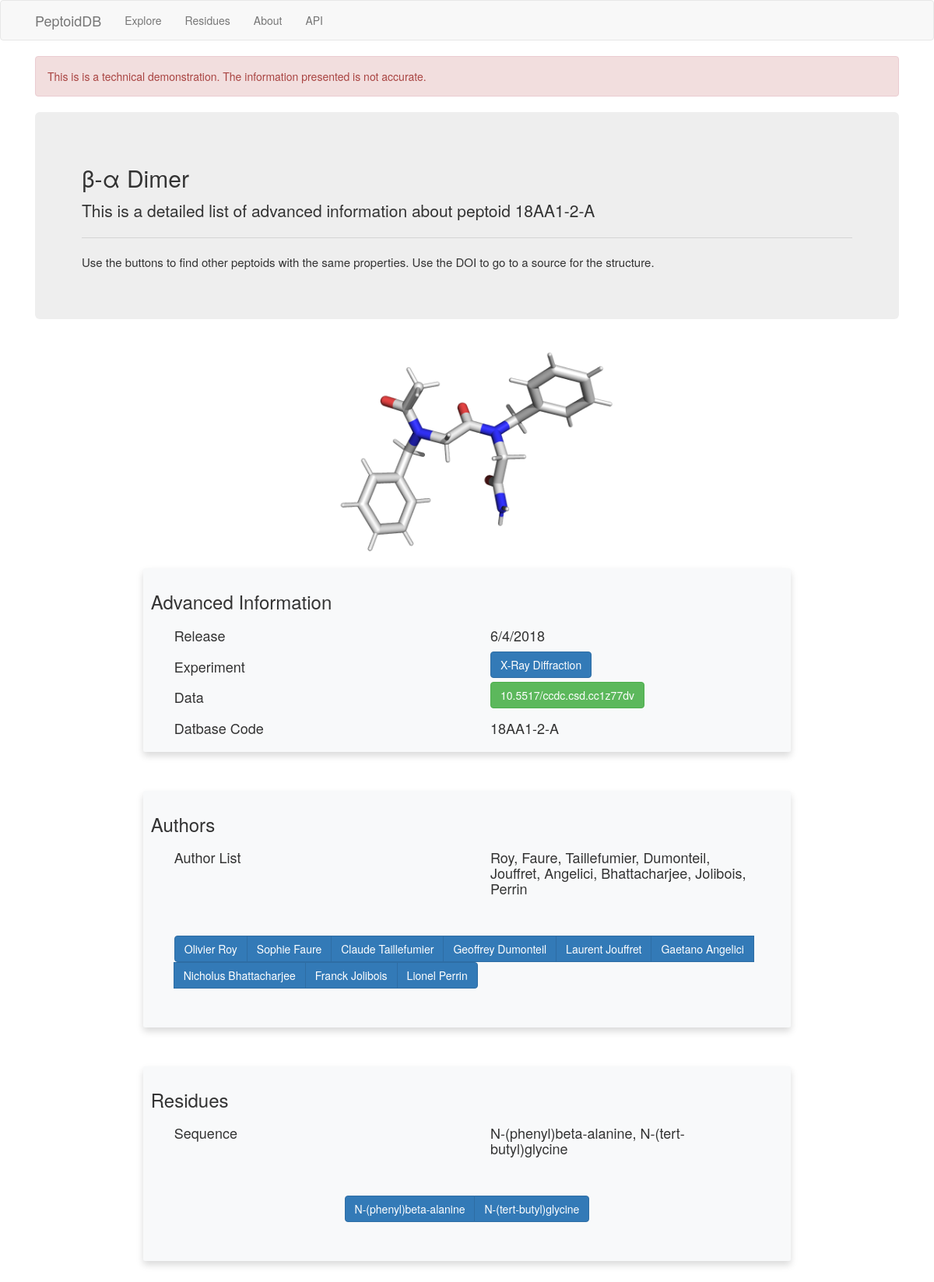
/peptoid/18AA1-2-A, run on the app's committed database.
### app/models.py (models this page shows, shortened)
class Peptoid(db.Model):
    code = db.Column(db.String(16), primary_key=True)
    image = db.Column(db.Text, index=True, unique=False)
    title = db.Column(db.Text, index=True, unique=False)
    release = db.Column(db.DateTime, index=True, unique=False)
    experiment = db.Column(db.Text, index=True, unique=False)
    pub_doi = db.Column(db.String(32), index=True, unique=False)
    struct_doi = db.Column(db.String(32), index=True, unique=False)
    topology = db.Column(db.String(1), index=True, unique=False)
    sequence = db.Column(db.String(1024), index=True, unique=False)
    peptoid_author = db.relationship('Author', secondary=peptoid_author, lazy='dynamic',
                                     backref=db.backref('peptoids'))
    peptoid_residue = db.relationship('Residue', secondary=peptoid_residue, lazy='dynamic',
                                      backref=db.backref('peptoids'))

class Author(db.Model):
    id = db.Column(db.Integer, primary_key=True)
    first_name = db.Column(db.Text, index=True, unique=False)
    last_name = db.Column(db.Text, index=True, unique=False)

class Residue(db.Model):
    id = db.Column(db.Integer, primary_key=True)
    long_name = db.Column(db.Text, index=True, unique=False)
    short_name = db.Column(db.Text, index=True, unique=False)
    pep_type = db.Column(db.Text, index=True, unique=False)
    CSD = db.Column(db.Text, index=True, unique=False)
    SMILES = db.Column(db.Text, index=True, unique=False)

### app/routes/routes.py (the view)
@bp.route('/peptoid/<code>')
def peptoid(code):
    peptoid = Peptoid.query.filter_by(code=code).first_or_404()
    image = url_for('static', filename = peptoid.image)
    title = peptoid.title
    code = peptoid.code
    release = str(peptoid.release.month) + "/" + \
                  str(peptoid.release.day) + "/" + str(peptoid.release.year)
    experiment = peptoid.experiment
    if experiment == 'X-Ray Diffraction':
        data=peptoid.struct_doi
    else:
        data=peptoid.pub_doi
    authors = []
    residues = []
    for author in peptoid.peptoid_author:
        authors.append(author)
    for residue in peptoid.peptoid_residue:
        residues.append(residue)
    sequence = peptoid.sequence
    author_list = ", ".join([a.last_name for a in authors])
    return render_template('peptoid.html',
        peptoid=peptoid,
        image=image,
        title=title,
        code=code,
        release=release,
        experiment=experiment,
        data=data,
        authors=authors,
        residues=residues,
        sequence=sequence,
        author_list=author_list
    )

### app/templates/peptoid.html
{% extends "base.html" %}
{% block styles %}
{{super()}}
<link rel="stylesheet" href="{{url_for('static', filename='bootstrap-grid.css')}}">
{% endblock %}
{% block app_content %}
<div class="jumbotron" style = "margin-bottom:0;">
    <h2 class="display-4">{{ title }}</h2>
    <p>This is a detailed list of advanced information about peptoid {{ code }}</p>
    <hr class="my-4">
    <p style="font-size: 1.5rem; font-weight: 300;">Use the buttons to find other peptoids with the same properties. Use the DOI to go to a source for the structure.</p>
</div>
<br>
    <div class = container>
        <img src="{{url_for('static', filename='pep.png')}}" class = 'img-responsive' style = "margin: auto; height:35%">
    </div>
<br>
    <div class="card" style = 'width: 75%;
    margin-right: auto;
    margin-left: auto;
    box-shadow: 0 0.5rem 1rem rgba(0, 0, 0, 0.15) !important;
    padding: 1rem !important; margin-bottom: 3rem !important;
    background-color: #f8f9fa !important;
    border-radius: 0.25rem !important;'>
        <div class="card-body">
            <h3>Advanced Information</h3>
            <div class="container">
                <div class="row">
                    <div class="col-sm">
                        <div class="col text-left">
                            <h4>Release</h4>
                        </div>
                    </div>
                    <div class="col-sm">
                        <div class="col text-left">
                            <h4>{{ release }}</h4>
                        </div>
                    </div>
                </div>
                <div class="row">
                    <div class="col-sm">
                        <div class="col text-left">
                            <h4>Experiment</h4>
                        </div>
                    </div>
                    <div class="col-sm">
                        <div class="col text-left">
                            <a class="btn btn-primary" href = {{ url_for('routes.experiment',var = peptoid.experiment) }}>{{ experiment }}</a>
                        </div>
                    </div>
                </div>
                <div class="row">
                    <div class="col-sm">
                        <div class="col text-left">
                            <h4>Data</h4>
                        </div>
                    </div>
                    <div class="col-sm">
                        <div class="col text-left">
                            <a target = '_blank' class="btn btn-success" href = {{"https://doi.org/{doi}".format(doi = data)}}>{{data}}</a>
                        </div>
                    </div>
                </div>
                <div class="row">
                    <div class="col-sm">
                        <div class="col text-left">
                            <h4>Datbase Code</h4>
                        </div>
                    </div>
                    <div class="col-sm">
                        <div class="col text-left">
                            <h4>{{ code }}</h4>
                        </div>
                    </div>
                </div>
            </div>
        </div>
    </div>
    <br>
    <div class="card" style = 'width: 75%;
    margin-right: auto;
    margin-left: auto;
    box-shadow: 0 0.5rem 1rem rgba(0, 0, 0, 0.15) !important;
    padding: 1rem !important; margin-bottom: 3rem !important;
    background-color: #f8f9fa !important;
    border-radius: 0.25rem !important;'>
        <div class="card-body">
            <h3>Authors</h3>
            <div class="container">
                <div class="row">
                    <div class="col-sm">
                        <div class="col text-left">
                            <h4>Author List</h4>
                        </div>
                    </div>
                    <div class="col-sm">
                        <div class="col text-left">
                            <h4>{{ author_list }}</h4>
                        </div>
                    </div>
                </div>
            </div>
        <br>
        <br>
        <div class = 'container'>
            <div class = 'row'>
                <div class = "col-sm">
                    <div class = "col text-center">
                    <div class = 'btn-group' role = 'group' aria-label="Residues">
                    {% for auth in authors %}
                    <a class="btn btn-primary" href = {{ url_for('routes.author',var = auth.last_name)}}>{{ auth.first_name }} {{ auth.last_name }}</a>
                    {% endfor %}
                    </div>
                    </div>
                </div>
            </div>
            <br>
            <br>
        </div>
        </div>
    </div>
    <br>
    <div class="card" style = 'width: 75%;
    margin-right: auto;
    margin-left: auto;
    box-shadow: 0 0.5rem 1rem rgba(0, 0, 0, 0.15) !important;
    padding: 1rem !important; margin-bottom: 3rem !important;
    background-color: #f8f9fa !important;
    border-radius: 0.25rem !important;'>
        <div class="card-body">
            <h3>Residues</h3>
            <div class="container">
                <div class="row">
                    <div class="col-sm">
                        <div class="col text-left">
                            <h4>Sequence</h4>
                        </div>
                    </div>
                    <div class="col-sm">
                        <div class="col text-left">
                            <h4>{{ sequence }}</h4>
                        </div>
                    </div>
                </div>
            </div>
        <br>
        <br>
    <div class = 'container'>
        <div class = 'row'>
            <div class = "col-sm">
                <div class = "col text-center">
                    <div class = 'btn-group' role = 'group' aria-label="Residues">
                    {% for res in residues %}
                    <a class="btn btn-primary" href ='{{ url_for('routes.residues') }}#{{res.long_name}}'>{{ res.long_name }}</a>
                    {% endfor %}
                    </div>
                </div>
            </div>
        </div>
        <br>
        <br>
    </div>
    </div>
    </div>
    </div>
<br>
<br>
{% endblock %}

### data on the page
Peptoid: title "β-α Dimer", code "18AA1-2-A", experiment "X-Ray Diffraction", struct_doi "10.5517/ccdc.csd.cc1z77dv", sequence "N-(phenyl)beta-alanine, N-(tert-butyl)glycine"
Author: first_name "Olivier", last_name "Roy"
Author: first_name "Sophie", last_name "Faure"
Author: first_name "Claude", last_name "Taillefumier"
Author: first_name "Geoffrey", last_name "Dumonteil"
Author: first_name "Laurent", last_name "Jouffret"
Author: first_name "Gaetano", last_name "Angelici"
Author: first_name "Nicholus", last_name "Bhattacharjee"
Author: first_name "Franck", last_name "Jolibois"
Author: first_name "Lionel", last_name "Perrin"
Residue: long_name "N-(phenyl)beta-alanine"
Residue: long_name "N-(tert-butyl)glycine"

### other printed values
{{ release }} "6/4/2018"
{{ author_list }} "Roy, Faure, Taillefumier, Dumonteil, Jouffret, Angelici, Bhattacharjee, Jolibois, Perrin"
